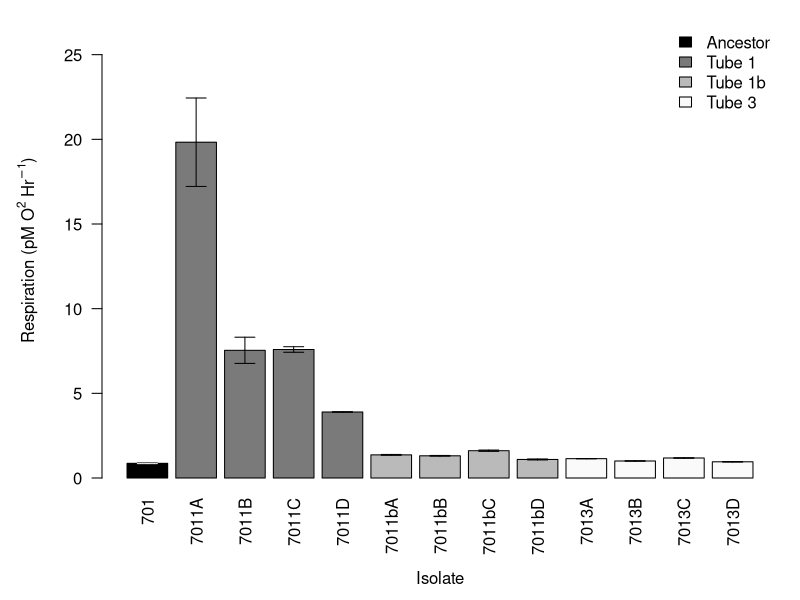
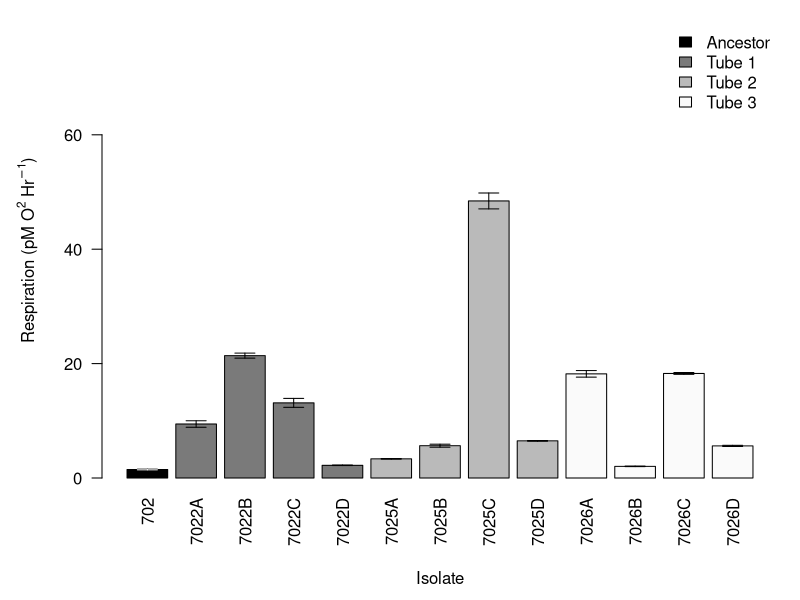

The R script that drew these images, in order: (Note: this script raises an error after producing the figures.)
###################################################################
#  Rachel Ferrill
#  24 Jul 2015
#  Respiration Responses
####################################################################

setwd("~/GitHub/StarvationTraits")
rm(list=ls())

# Define Functions
sem <- function(x){sd(na.omit(x))/sqrt(length(na.omit(x)))}

# Import Data Files (Output from PreSens Respiration Analysis)
resp1  <- read.csv("./data/Respiration/20150701_BacterialRespiration_a_RNF_Output.txt")
resp2  <- read.csv("./data/Respiration/20150701_BacterialRespiration_b_RNF_Output.txt")
resp3  <- read.csv("./data/Respiration/20150701_BacterialRespiration_c_RNF_Output.txt")
resp4  <- read.csv("./data/Respiration/20150707_BacterialRespiration_d_RNF_Output.txt")
resp5  <- read.csv("./data/Respiration/20150707_BacterialRespiration_e_RNF_Output.txt")
resp6  <- read.csv("./data/Respiration/20150710_BacterialRespiration_f_RNF_Output.txt")
resp7  <- read.csv("./data/Respiration/20150710_BacterialRespiration_g_RNF_Output.txt")
resp8  <- read.csv("./data/Respiration/20150714_BacterialRespiration_h_RNF_Output.txt")
resp9  <- read.csv("./data/Respiration/20150715_BacterialRespiration_i_RNF_Output.txt")
resp10 <- read.csv("./data/Respiration/20150715_BacterialRespiration_j_RNF_Output.txt")
resp11 <- read.csv("./data/Respiration/20150716_BacterialRespiration_k_RNF_Output.txt")
resp12 <- read.csv("./data/Respiration/20150716_BacterialRespiration_l_RNF_Output.txt")

resp.data <- rbind(resp1, resp2, resp3, resp3, resp4, resp5, resp6, resp7, resp8,
               resp9, resp10, resp11, resp12)

colnames(resp.data) <- c("Sample", "Start", "End", "Rate", "R2", "P")

# Remove Blanks
resp.data <- resp.data[resp.data$Sample != "blank" & resp.data$Sample != "Blank", ]

for (i in 1:dim(resp.data)[1]){
  resp.data$organism[i] <- strsplit(as.character(resp.data$Sample), "rep")[[i]][1]
  resp.data$rep[i] <- strsplit(as.character(resp.data$Sample), "rep")[[i]][2]
}

# Import Cell Count Data
counts <- read.csv("./data/Respiration/RespirationCounts.txt", header=T)
counts$conc <- counts$NumColonies * 10^(-counts$plate) * 10

# Create Data Frame
resp <- as.data.frame(matrix(NA, dim(counts)[1],12))
colnames(resp) <- c("ID", "Organism", "Evol", "Conc", "Rep1_raw", "Rep2_raw",
                         "Rep3_raw", "Rep1_cor", "Rep2_cor", "Rep3_cor",
                         "Resp_avg", "Resp_sem")
resp$ID <- counts$ID
resp$Conc <- counts$conc

for (i in 1:dim(resp)[1]){
  resp$Organism[i] <- regmatches(resp$ID[i], gregexpr(".{3}", resp$ID[i]))[[1]][1]
  if (nchar(as.character(resp$ID[i])) == 3) {
    resp$Evol[i] <- "Ancestor"
  }else{
    resp$Evol[i] <- "Derived"
    }
}

for (i in 1:dim(resp)[1]){
  rep1 <- resp.data[resp.data$rep == 1, ]
  rep2 <- resp.data[resp.data$rep == 2, ]
  rep3 <- resp.data[resp.data$rep == 3, ]
  resp$Rep1_raw[i] <- rep1$Rate[match(resp$ID[i], rep1$organism)]
  resp$Rep2_raw[i] <- rep2$Rate[match(resp$ID[i], rep2$organism)]
  resp$Rep3_raw[i] <- rep3$Rate[match(resp$ID[i], rep3$organism)]
}


# change Units of Respiration to pico molar
resp$Rep1_raw <- resp$Rep1_raw * 10^6
resp$Rep2_raw <- resp$Rep2_raw * 10^6
resp$Rep3_raw <- resp$Rep3_raw * 10^6

resp$Rep1_cor <- resp$Rep1_raw / resp$Conc
resp$Rep2_cor <- resp$Rep2_raw / resp$Conc
resp$Rep3_cor <- resp$Rep3_raw / resp$Conc

# Calculate Average and SEM
resp$Resp_avg <- round(apply(resp[,8:10], 1, mean), 3)
resp$Resp_sem <- round(apply(resp[,8:10], 1, sem), 3)


kbs701 <- resp[resp$Organism == "701",]
kbs702 <- resp[resp$Organism == "702",]
kbs703 <- resp[resp$Organism == "703",]
kbs710 <- resp[resp$Organism == "710",]
kbs723 <- resp[resp$Organism == "723",]
kbs724 <- resp[resp$Organism == "724",]



# Set Default Plot Parameters
par(mar=c(6, 5, 1, 1) + 0.1)

# Plot Respiration Responses by Organism
bp701 <-barplot(kbs701$Resp_avg, las=2, ylim = c(0, 1.2*max(kbs701$Resp_avg+kbs701$Resp_sem)),
                ylab=expression(paste("Respiration (pM O"^2," Hr"^-1,")")),
                las = 2, names.arg=c("701", "7011A", "7011B", "7011C", "7011D",
                "7011bA", "7011bB", "7011bC", "7011bD", "7013A", "7013B",
                "7013C", "7013D"),
                col = c("black", rep("gray48", 4), rep("gray73", 4), rep("gray98", 4)))
mtext("Isolate", side=1, line = 4.5)
arrows(x0=bp701, y0=kbs701$Resp_avg, y1=kbs701$Resp_avg-kbs701$Resp_sem, angle=90, length=0.1, lwd=1)
arrows(x0=bp701, y0=kbs701$Resp_avg, y1=kbs701$Resp_avg+kbs701$Resp_sem, angle=90, length=0.1, lwd=1)
arrows(x0=bp701[1], y0=kbs701$Resp_avg[1], y1=kbs701$Resp_avg[1]-kbs701$Resp_sem[1], angle=90,
       length=0.1, lwd=1, col = "white")
legend("topright", legend = c("Ancestor", "Tube 1", "Tube 1b", "Tube 3"),
       fill=c("Black", "gray48", "gray73","gray98"), bty="n")

bp702 <-barplot(kbs702$Resp_avg, las=2, ylim = c(0, 1.6*max(kbs702$Resp_avg+kbs702$Resp_sem)),
                ylab=expression(paste("Respiration (pM O"^2," Hr"^-1,")")),
                las = 2, names.arg=c("702", "7022A", "7022B", "7022C", "7022D",
                                     "7025A", "7025B", "7025C", "7025D", "7026A",
                                     "7026B", "7026C", "7026D"),
                col = c("black", rep("gray48", 4), rep("gray73", 4), rep("gray98", 4)))
mtext("Isolate", side=1, line = 4.5)
arrows(x0=bp702, y0=kbs702$Resp_avg, y1=kbs702$Resp_avg-kbs702$Resp_sem, angle=90, length=0.1, lwd=1)
arrows(x0=bp702, y0=kbs702$Resp_avg, y1=kbs702$Resp_avg+kbs702$Resp_sem, angle=90, length=0.1, lwd=1)
arrows(x0=bp702[1], y0=kbs702$Resp_avg[1], y1=kbs702$Resp_avg[1]-kbs702$Resp_sem[1], angle=90,
       length=0.1, lwd=1, col = "white")
legend("topright", legend = c("Ancestor", "Tube 1", "Tube 2", "Tube 3"),
       fill=c("Black", "gray48", "gray73","gray98"), bty="n")


bp703 <-barplot(kbs703$Resp_avg, las=2, ylim = c(0, 1.7*max(kbs703$Resp_avg+kbs703$Resp_sem)),
                ylab=expression(paste("Respiration (pM O"^2," Hr"^-1,")")),
                las = 2, names.arg=c("703", "7031A", "7031B", "7031C", "7031D",
                                     "7032A", "7032B", "7032C", "7032D", "7034A",
                                     "7034B", "7034C", "7034D"),
                col = c("black", rep("gray48", 4), rep("gray73", 4), rep("gray98", 4)))
mtext("Isolate", side=1, line = 4.5)
arrows(x0=bp703, y0=kbs703$Resp_avg, y1=kbs703$Resp_avg-kbs703$Resp_sem, angle=90, length=0.1, lwd=1)
arrows(x0=bp703, y0=kbs703$Resp_avg, y1=kbs703$Resp_avg+kbs703$Resp_sem, angle=90, length=0.1, lwd=1)
arrows(x0=bp703[1], y0=kbs703$Resp_avg[1], y1=kbs703$Resp_avg[1]-kbs703$Resp_sem[1], angle=90,
       length=0.1, lwd=1, col = "white")
legend("topright", legend = c("Ancestor", "Tube 1", "Tube 2", "Tube 4"),
       fill=c("Black", "gray48", "gray73","gray98"), bty="n")

bp710 <-barplot(kbs710$Resp_avg, las=2, ylim = c(0, 1.55*max(kbs710$Resp_avg+kbs710$Resp_sem)),
                ylab=expression(paste("Respiration (pM O"^2," Hr"^-1,")")),
                las = 2, names.arg=c("710", "7101A", "7101B", "7101C", "7101D",
                                     "7102A", "7102B", "7102C", "7102D", "7103A",
                                     "7103B", "7103C", "7103D"),
                col = c("black", rep("gray48", 4), rep("gray73", 4), rep("gray98", 4)))
mtext("Isolate", side=1, line = 4.5)
arrows(x0=bp710, y0=kbs710$Resp_avg, y1=kbs710$Resp_avg-kbs710$Resp_sem, angle=90, length=0.1, lwd=1)
arrows(x0=bp710, y0=kbs710$Resp_avg, y1=kbs710$Resp_avg+kbs710$Resp_sem, angle=90, length=0.1, lwd=1)
arrows(x0=bp710[1], y0=kbs710$Resp_avg[1], y1=kbs710$Resp_avg[1]-kbs710$Resp_sem[1], angle=90,
       length=0.1, lwd=1, col = "white")
legend("topright", legend = c("Ancestor", "Tube 1", "Tube 2", "Tube 3"),
       fill=c("Black", "gray48", "gray73","gray98"), bty="n")

bp723 <-barplot(kbs723$Resp_avg, las=2, ylim = c(0, 1.65*max(kbs723$Resp_avg+kbs723$Resp_sem)),
                ylab=expression(paste("Respiration (pM O"^2," Hr"^-1,")")),
                las = 2, names.arg=c("723", "7231A", "7231B", "7231C", "7231D",
                                     "7232A", "7232B", "7232C", "7232D", "7233A",
                                     "7233B", "7233C", "7233D"),
                col = c("black", rep("gray48", 4), rep("gray73", 4), rep("gray98", 4)))
mtext("Isolate", side=1, line = 4.5)
arrows(x0=bp723, y0=kbs723$Resp_avg, y1=kbs723$Resp_avg-kbs723$Resp_sem, angle=90, length=0.1, lwd=1)
arrows(x0=bp723, y0=kbs723$Resp_avg, y1=kbs723$Resp_avg+kbs723$Resp_sem, angle=90, length=0.1, lwd=1)
arrows(x0=bp723[1], y0=kbs723$Resp_avg[1], y1=kbs723$Resp_avg[1]-kbs723$Resp_sem[1], angle=90,
       length=0.1, lwd=1, col = "white")
legend("topright", legend = c("Ancestor", "Tube 1", "Tube 2", "Tube 3"),
       fill=c("Black", "gray48", "gray73","gray98"), bty="n")

bp724 <-barplot(kbs724$Resp_avg, las=2, ylim = c(0, 1.2*max(kbs724$Resp_avg+kbs724$Resp_sem)),
                ylab=expression(paste("Respiration (pM O"^2," Hr"^-1,")")),
                las = 2, names.arg=c("724", "7241A", "7241B", "7241C", "7241D",
                                     "7242A", "7242B", "7242C", "7242D", "7243A",
                                     "7243B", "7243C", "7243D"),
                col = c("black", rep("gray48", 4), rep("gray73", 4), rep("gray98", 4)))
mtext("Isolate", side=1, line = 4.5)
arrows(x0=bp724, y0=kbs724$Resp_avg, y1=kbs724$Resp_avg-kbs724$Resp_sem, angle=90, length=0.1, lwd=1)
arrows(x0=bp724, y0=kbs724$Resp_avg, y1=kbs724$Resp_avg+kbs724$Resp_sem, angle=90, length=0.1, lwd=1)
arrows(x0=bp724[1], y0=kbs724$Resp_avg[1], y1=kbs724$Resp_avg[1]-kbs724$Resp_sem[1], angle=90,
       length=0.1, lwd=1, col = "white")
legend("topright", legend = c("Ancestor", "Tube 1", "Tube 2", "Tube 3"),
       fill=c("Black", "gray48", "gray73","gray98"), bty="n")




# Statistics
